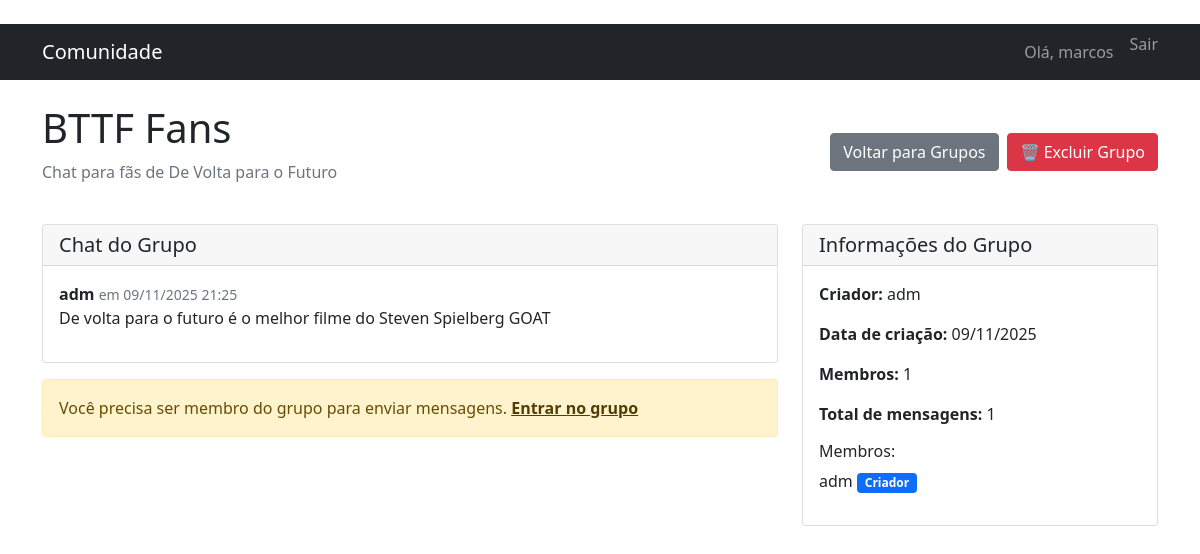
The page /chat/grupo/4/ (signed in) on the database its author committed.
### chat/models.py (models this page shows, shortened)
class Grupo(models.Model):
    nome = models.CharField(max_length=100)
    descricao = models.TextField(blank=True)
    criador = models.ForeignKey(User, on_delete=models.CASCADE)
    data_criacao = models.DateTimeField(auto_now_add=True)
    membros = models.ManyToManyField(User, related_name='grupos', blank=True)
    class Meta:
        ordering = ['-data_criacao']

class Mensagem(models.Model):
    grupo = models.ForeignKey(Grupo, on_delete=models.CASCADE, related_name='mensagens')
    autor = models.ForeignKey(User, on_delete=models.CASCADE)
    conteudo = models.TextField()
    data_envio = models.DateTimeField(auto_now_add=True)
    class Meta:
        ordering = ['data_envio']

### chat/views.py (the view)
# urls.py: path('grupo/<int:grupo_id>/', views.detalhes_grupo, name='detalhes_grupo'),
@login_required
def detalhes_grupo(request, grupo_id):
    grupo = get_object_or_404(Grupo, id=grupo_id)
    mensagens = grupo.mensagens.all()[:50]
    if request.method == 'POST':
        form = MensagemForm(request.POST)
        if form.is_valid():
            mensagem = form.save(commit=False)
            mensagem.grupo = grupo
            mensagem.autor = request.user
            mensagem.save()
            return redirect('chat:detalhes_grupo', grupo_id=grupo.id)
    else:
        form = MensagemForm()
    return render(request, 'chat/detalhes_grupo.html', {
        'grupo': grupo,
        'mensagens': mensagens,
        'form': form
    })

### chat/templates/chat/detalhes_grupo.html (shortened to what this page needs)
﻿{% extends 'base.html' %}
{% block content %}
<div class="d-flex justify-content-between align-items-center mb-4">
    <div>
        <h1>{{ grupo.nome }}</h1>
        <p class="text-muted">{{ grupo.descricao }}</p>
    </div>
    <div class="d-flex gap-2">
        <a href="{% url 'chat:lista_grupos' %}" class="btn btn-secondary">Voltar para Grupos</a>
        {% if user == grupo.criador or user.is_superuser %}
            <a href="{% url 'chat:excluir_grupo' grupo.id %}" class="btn btn-danger">
                🗑️ Excluir Grupo
            </a>
        {% endif %}
    </div>
</div>
<div class="row">
    <div class="col-md-8">
        <div class="card">
            <div class="card-header">
                <h5 class="mb-0">Chat do Grupo</h5>
            </div>
            <div class="card-body" style="max-height: 400px; overflow-y: auto;" id="chat-messages">
                {% for mensagem in mensagens %}
                <div class="mb-3">
                    <strong>{{ mensagem.autor.username }}</strong>
                    <small class="text-muted">em {{ mensagem.data_envio|date:"d/m/Y H:i" }}</small>
                    <p class="mb-1">{{ mensagem.conteudo }}</p>
                </div>
                {% empty %}
                <p class="text-muted">Nenhuma mensagem ainda. Seja o primeiro a enviar uma mensagem!</p>
                {% endfor %}
            </div>
        </div>
        {% if user in grupo.membros.all %}
        <div class="card mt-3">
            <div class="card-body">
                <form method="post">
                    {% csrf_token %}
                    <div class="mb-3">
                        {{ form.conteudo }}
                    </div>
                    <button type="submit" class="btn btn-primary">Enviar Mensagem</button>
                </form>
            </div>
        </div>
        {% else %}
        <div class="alert alert-warning mt-3">
            Você precisa ser membro do grupo para enviar mensagens.
            <a href="{% url 'chat:entrar_grupo' grupo.id %}" class="alert-link">Entrar no grupo</a>
        </div>
        {% endif %}
    </div>
    <div class="col-md-4">
        <div class="card">
            <div class="card-header">
                <h5 class="mb-0">Informações do Grupo</h5>
            </div>
            <div class="card-body">
                <p><strong>Criador:</strong> {{ grupo.criador.username }}</p>
                <p><strong>Data de criação:</strong> {{ grupo.data_criacao|date:"d/m/Y" }}</p>
                <p><strong>Membros:</strong> {{ grupo.membros.count }}</p>
                <p><strong>Total de mensagens:</strong> {{ grupo.mensagens.count }}</p>
                <h6>Membros:</h6>
                <ul class="list-unstyled">
                    {% for membro in grupo.membros.all %}
                    <li>
                        {{ membro.username }}
                        {% if membro == grupo.criador %}
                            <span class="badge bg-primary">Criador</span>
                        {% endif %}
                    </li>
                    {% endfor %}
                </ul>
            </div>
        </div>
    </div>
</div>
{% endblock %}

### templates/base.html (shortened to what this page needs)
<!DOCTYPE html>
<html lang="pt-br">
<head>
    <link href="https://cdn.jsdelivr.net/npm/bootstrap@5.1.3/dist/css/bootstrap.min.css" rel="stylesheet">
</head>
<body>
    <nav class="navbar navbar-expand-lg navbar-dark bg-dark">
        <div class="container">
            <a class="navbar-brand" href="{% url 'chat:lista_grupos' %}">Comunidade</a>
            <div class="navbar-nav ms-auto">
                {% if user.is_authenticated %}
                    <span class="navbar-text me-3">Olá, {{ user.username }}</span>
                    <form method="post" action="{% url 'logout' %}" class="d-inline">
                        <button type="submit" class="btn btn-link nav-link p-0" style="border: none; background: none;">
                            Sair
                        </button>
                    </form>
                {% else %}
                    <a class="nav-link" href="{% url 'login' %}">Entrar</a>
                {% endif %}
            </div>
        </div>
    </nav>
    <div class="container mt-4">
        {% block content %}
        {% endblock %}
    </div>
</body>
</html>

### rows shown on the page
Grupo: nome "BTTF Fans", descricao "Chat para fãs de De Volta para o Futuro", criador.username "adm", data_criacao "09/11/2025", membros.count "1", mensagens.count "1"
Mensagem: autor.username "adm", data_envio "09/11/2025 21:25", conteudo "De volta para o futuro é o melhor filme do Steven Spielberg GOAT"

### other values the page prints
{{ user.username }} "marcos"
{{ membro.username }} "adm"
